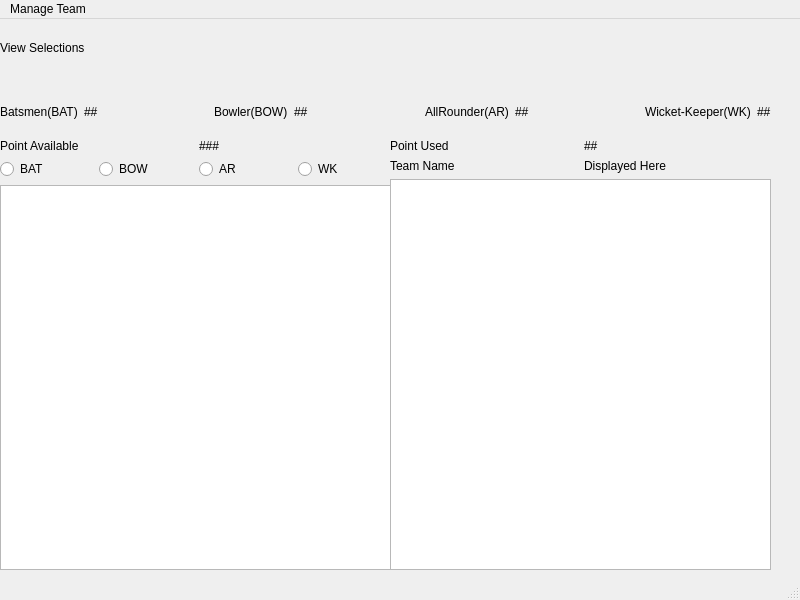
<?xml version="1.0" encoding="UTF-8"?>
<ui version="4.0">
 <class>MainWindow</class>
 <widget class="QMainWindow" name="MainWindow">
  <property name="geometry">
   <rect>
    <x>0</x>
    <y>0</y>
    <width>800</width>
    <height>600</height>
   </rect>
  </property>
  <property name="windowTitle">
   <string>MainWindow</string>
  </property>
  <widget class="QWidget" name="centralwidget">
   <widget class="QWidget" name="verticalLayoutWidget">
    <property name="geometry">
     <rect>
      <x>0</x>
      <y>0</y>
      <width>771</width>
      <height>121</height>
     </rect>
    </property>
    <layout class="QVBoxLayout" name="verticalLayout">
     <item>
      <widget class="QLabel" name="label">
       <property name="text">
        <string>View Selections</string>
       </property>
      </widget>
     </item>
     <item>
      <layout class="QHBoxLayout" name="horizontalLayout">
       <item>
        <widget class="QLabel" name="topLabelBat">
         <property name="text">
          <string>Batsmen(BAT)</string>
         </property>
        </widget>
       </item>
       <item>
        <widget class="QLabel" name="topLabelBatBox">
         <property name="text">
          <string>##</string>
         </property>
        </widget>
       </item>
       <item>
        <spacer name="horizontalSpacer">
         <property name="orientation">
          <enum>Qt::Horizontal</enum>
         </property>
         <property name="sizeHint" stdset="0">
          <size>
           <width>40</width>
           <height>20</height>
          </size>
         </property>
        </spacer>
       </item>
       <item>
        <widget class="QLabel" name="topLabelBowl">
         <property name="text">
          <string>Bowler(BOW)</string>
         </property>
        </widget>
       </item>
       <item>
        <widget class="QLabel" name="topLabelBowlBox">
         <property name="text">
          <string>##</string>
         </property>
        </widget>
       </item>
       <item>
        <spacer name="horizontalSpacer_2">
         <property name="orientation">
          <enum>Qt::Horizontal</enum>
         </property>
         <property name="sizeHint" stdset="0">
          <size>
           <width>40</width>
           <height>20</height>
          </size>
         </property>
        </spacer>
       </item>
       <item>
        <widget class="QLabel" name="topLabelAllRounder">
         <property name="text">
          <string>AllRounder(AR)</string>
         </property>
        </widget>
       </item>
       <item>
        <widget class="QLabel" name="topLabelAllRounderBox">
         <property name="text">
          <string>##</string>
         </property>
        </widget>
       </item>
       <item>
        <spacer name="horizontalSpacer_3">
         <property name="orientation">
          <enum>Qt::Horizontal</enum>
         </property>
         <property name="sizeHint" stdset="0">
          <size>
           <width>40</width>
           <height>20</height>
          </size>
         </property>
        </spacer>
       </item>
       <item>
        <widget class="QLabel" name="topLabelWicketKeeper">
         <property name="text">
          <string>Wicket-Keeper(WK)</string>
         </property>
        </widget>
       </item>
       <item>
        <widget class="QLabel" name="topLabelWicketKeeperBox">
         <property name="text">
          <string>##</string>
         </property>
        </widget>
       </item>
      </layout>
     </item>
    </layout>
   </widget>
   <widget class="QWidget" name="verticalLayoutWidget_2">
    <property name="geometry">
     <rect>
      <x>0</x>
      <y>120</y>
      <width>391</width>
      <height>431</height>
     </rect>
    </property>
    <layout class="QVBoxLayout" name="verticalLayout_2">
     <item>
      <layout class="QHBoxLayout" name="horizontalLayout_3">
       <item>
        <widget class="QLabel" name="pointAvailable">
         <property name="text">
          <string>Point Available</string>
         </property>
        </widget>
       </item>
       <item>
        <widget class="QLabel" name="pointAvailableBox">
         <property name="text">
          <string>###</string>
         </property>
        </widget>
       </item>
      </layout>
     </item>
     <item>
      <layout class="QHBoxLayout" name="horizontalLayout_2">
       <item>
        <widget class="QRadioButton" name="BAT">
         <property name="text">
          <string>BAT</string>
         </property>
        </widget>
       </item>
       <item>
        <widget class="QRadioButton" name="BOW">
         <property name="text">
          <string>BOW</string>
         </property>
        </widget>
       </item>
       <item>
        <widget class="QRadioButton" name="AR">
         <property name="text">
          <string>AR</string>
         </property>
        </widget>
       </item>
       <item>
        <widget class="QRadioButton" name="radioButton_4">
         <property name="text">
          <string>WK</string>
         </property>
        </widget>
       </item>
      </layout>
     </item>
     <item>
      <widget class="QListWidget" name="inputList"/>
     </item>
    </layout>
   </widget>
   <widget class="QWidget" name="verticalLayoutWidget_3">
    <property name="geometry">
     <rect>
      <x>390</x>
      <y>120</y>
      <width>381</width>
      <height>431</height>
     </rect>
    </property>
    <layout class="QVBoxLayout" name="verticalLayout_3">
     <item>
      <layout class="QHBoxLayout" name="horizontalLayout_4">
       <item>
        <widget class="QLabel" name="pointUsed">
         <property name="text">
          <string>Point Used</string>
         </property>
        </widget>
       </item>
       <item>
        <widget class="QLabel" name="pointUsedBox">
         <property name="text">
          <string>##</string>
         </property>
        </widget>
       </item>
      </layout>
     </item>
     <item>
      <layout class="QHBoxLayout" name="horizontalLayout_5">
       <item>
        <widget class="QLabel" name="teamName">
         <property name="text">
          <string>Team Name</string>
         </property>
        </widget>
       </item>
       <item>
        <widget class="QLabel" name="teamNameBox">
         <property name="text">
          <string>Displayed Here</string>
         </property>
        </widget>
       </item>
      </layout>
     </item>
     <item>
      <widget class="QListWidget" name="outputList"/>
     </item>
    </layout>
   </widget>
  </widget>
  <widget class="QMenuBar" name="menubar">
   <property name="geometry">
    <rect>
     <x>0</x>
     <y>0</y>
     <width>800</width>
     <height>21</height>
    </rect>
   </property>
   <widget class="QMenu" name="menuManage_Team">
    <property name="title">
     <string>Manage Team</string>
    </property>
    <addaction name="actionNew_Team"/>
    <addaction name="actionOpen_Team"/>
    <addaction name="actionSave_Team"/>
    <addaction name="actionEvaluate_Team"/>
   </widget>
   <addaction name="menuManage_Team"/>
  </widget>
  <widget class="QStatusBar" name="statusbar"/>
  <action name="actionNew_Team">
   <property name="text">
    <string>New Team</string>
   </property>
  </action>
  <action name="actionOpen_Team">
   <property name="text">
    <string>Open Team</string>
   </property>
  </action>
  <action name="actionSave_Team">
   <property name="text">
    <string>Save Team</string>
   </property>
  </action>
  <action name="actionEvaluate_Team">
   <property name="text">
    <string>Evaluate Team</string>
   </property>
  </action>
 </widget>
 <resources/>
 <connections/>
</ui>
